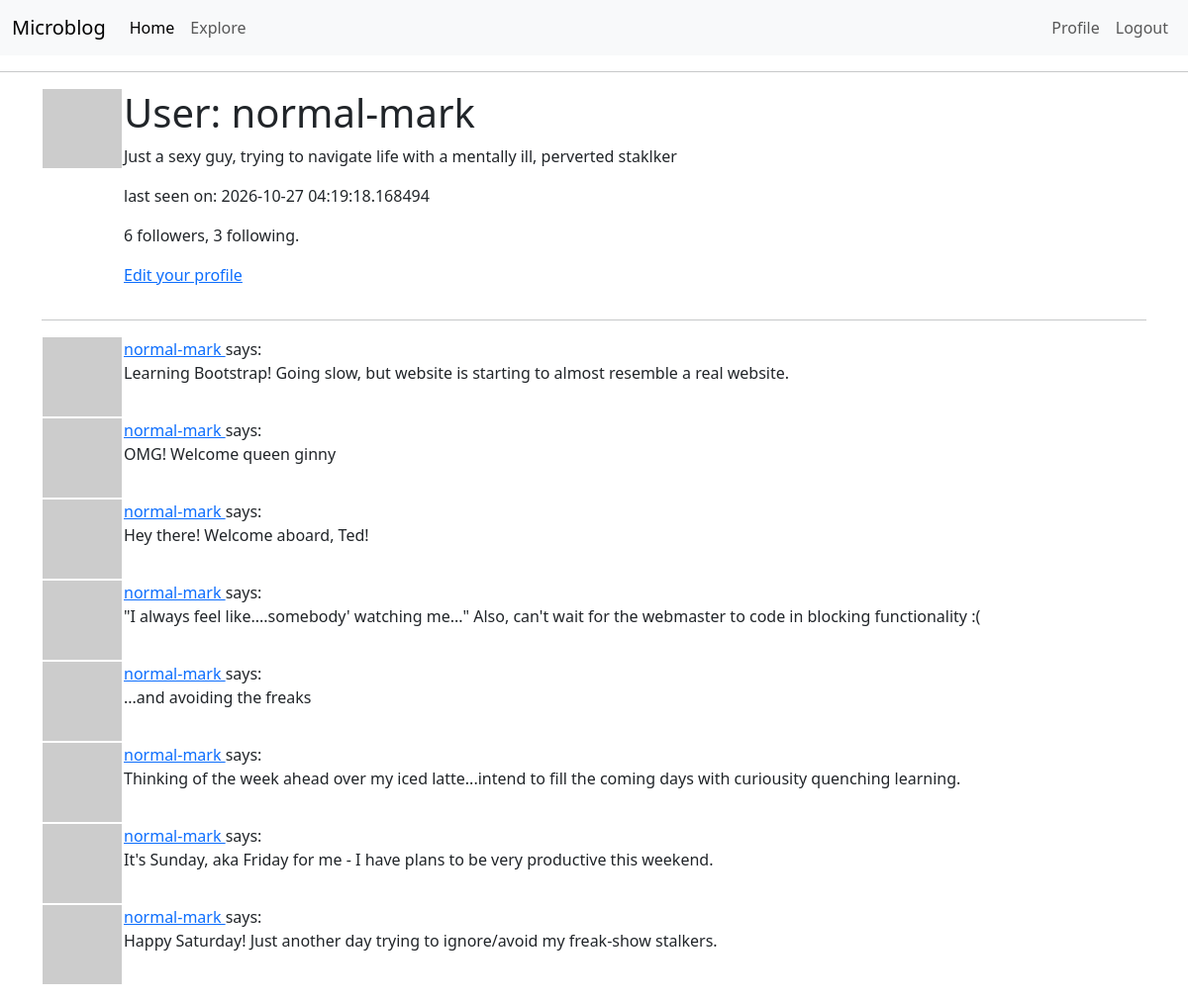
Screenshot of /user/normal-mark (signed in) with the database file from the repository.
### app/models.py (models this page shows, shortened)
class User(UserMixin, db.Model):
    id: so.Mapped[int] = so.mapped_column(primary_key=True)
    username: so.Mapped[str] = so.mapped_column(sa.String(64), index=True, unique=True)
    email: so.Mapped[str] = so.mapped_column(sa.String(120), index=True, unique=True)
    password_hash: so.Mapped[Optional[str]] = so.mapped_column(sa.String(256))
    posts: so.WriteOnlyMapped['Post'] = so.relationship(back_populates='author')
    about_me: so.Mapped[Optional[str]] = so.mapped_column(sa.String(140))
    last_seen: so.Mapped[Optional[datetime]] = so.mapped_column(default=lambda: datetime.now(timezone.utc))
    following: so.WriteOnlyMapped['User'] = so.relationship(
            secondary=followers, primaryjoin=(followers.c.follower_id == id),
            secondaryjoin=(followers.c.followed_id == id),
            back_populates='followers')
    followers: so.WriteOnlyMapped['User'] = so.relationship(
            secondary=followers, primaryjoin=(followers.c.followed_id == id),
            secondaryjoin = (followers.c.follower_id == id),
            back_populates='following')
    def avatar(self, size):
        digest = md5(self.email.lower().encode('utf-8')).hexdigest()
        return f'https://www.gravatar.com/avatar/{digest}?d=identicon&s={size}'
    def followers_count(self):
        query = sa.select(sa.func.count()).select_from(
                self.followers.select().subquery())
        return db.session.scalar(query)
    def following_count(self):
        query = sa.select(sa.func.count()).select_from(
            self.following.select().subquery())
        return db.session.scalar(query)

class Post(db.Model):
    id: so.Mapped[int] = so.mapped_column(primary_key=True)
    body: so.Mapped[str] = so.mapped_column(sa.String(140))
    timestamp: so.Mapped[datetime] = so.mapped_column(index=True, default=lambda: datetime.now(timezone.utc))
    user_id: so.Mapped[int] = so.mapped_column(sa.ForeignKey(User.id), index=True)
    author: so.Mapped[User] = so.relationship(back_populates='posts')

### app/routes.py (the view)
@app.route('/user/<username>')
@login_required
def user(username):
    user = db.first_or_404(sa.select(User).where(User.username == username))
    page = request.args.get('page', 1, type=int)
    query = user.posts.select().order_by(Post.timestamp.desc())
    posts = db.paginate(query, page=page,
                        per_page=app.config['POSTS_PER_PAGE'],
                        error_out=False)
    next_url = url_for('user', username=user.username, page=posts.next_num) \
        if posts.has_next else None
    prev_url = url_for('user', username=user.username, page=posts.prev_num) \
        if posts.has_prev else None
    form = EmptyForm()
    return render_template('user.html', user=user, posts=posts.items,
                           next_url=next_url, prev_url=prev_url, form=form)

### app/models.py (called while the page is built)
@login.user_loader
def load_user(id):
    return db.session.get(User, int(id))

### app/routes.py (called while the page is built)
@app.before_request
def before_request():
    if current_user.is_authenticated:
        current_user.last_seen = datetime.now(timezone.utc)
        db.session.commit()

### app/templates/user.html (shortened to what this page needs)
{% extends "base.html" %}
{% block content %}
    <table>
        <tr valign="top">
            <td><img src="{{ user.avatar(128) }}"></td>
            <td>
                <h1>User: {{ user.username }}</h1>
                {% if user.about_me %}<p>{{ user.about_me }}</p>{% endif %}
                {% if user.last_seen %}<p>last seen on: {{ user.last_seen }}</p>{% endif %}
                <p>{{ user.followers_count() }} followers, {{ user.following_count() }} following.</p>
                {% if user == current_user %}
                <p><a href="{{ url_for('edit_profile') }}">Edit your profile</a></p>
                {% endif %}
            </td>
        </tr>
    </table>
    <hr>
    {% for post in posts %}
        {% include '_post.html' %}
    {% endfor %}
{% endblock %}

### app/templates/_post.html
<table>
    <tr valign="top">
        <td><img src="{{ post.author.avatar(36) }}"</td>
        <td>
            <a href="{{ url_for('user', username=post.author.username) }}">
                {{ post.author.username }}
            </a>
                says: <br>{{ post.body }}
        </td>
    </tr>
</table>

### rows the page displays
User: username "normal-mark", about_me "Just a sexy guy, trying to navigate life with a mentally ill, perverted staklker", last_seen "2026-10-27 04:19:18.168494"
Post: author.username "normal-mark", body "Learning Bootstrap! Going slow, but website is starting to almost resemble a real website."
Post: author.username "normal-mark", body "OMG! Welcome queen ginny"
Post: author.username "normal-mark", body "Hey there! Welcome aboard, Ted!"
Post: author.username "normal-mark", body "\"I always feel like....somebody' watching me...\" Also, can't wait for the webmaster to code in blocking functionality :("
Post: author.username "normal-mark", body "...and avoiding the freaks"
Post: author.username "normal-mark", body "Thinking of the week ahead over my iced latte...intend to fill the coming days with curiousity quenching learning."
Post: author.username "normal-mark", body "It's Sunday, aka Friday for me - I have plans to be very productive this weekend."
Post: author.username "normal-mark", body "Happy Saturday! Just another day trying to ignore/avoid my freak-show stalkers."

### other values shown
{{ user.followers_count() }} "6"
{{ user.following_count() }} "3"
